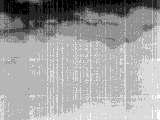
#> input picture raw_data/Water/Images from Dorhea and Lepton/20240725-132842/IMG_0000.pgm, 160 x 120 px, found by its file name; its folder holds 2 pictures in this run
$ python 'Apply affine parameter(multiple images)2.py'
#> lines starting #> are read from the running program, lines starting #| are printed output that depends on the picture
import cv2
import SimpleITK as sitk
import numpy as np
import pickle
import matplotlib.pyplot as plt
import os
import time
import rasterio
from rasterio.transform import from_origin


# [102 lines left out: functions apply_saved_transform, find_bounding_box, not called in this run]


total_start_time = time.time()  # Start time for total processing
base_dir = r"C:\Users\TEK1\OneDrive - Syracuse University\syracuse university\Thesis\pictures\Field july 2024\Images from Dorhea and Lepton"
subdirectories = [os.path.join(base_dir, d) for d in os.listdir(base_dir) if os.path.isdir(os.path.join(base_dir, d))]


for subdirectory in subdirectories:

    # Get the fixed (optical) and moving (thermal) image filenames
    nir_on_image_path = None
    nir_off_image_path = None
    moving_image_filename = None
    print(subdirectory)

    for filename in os.listdir(subdirectory):
        if filename.endswith('-NIR-OFF.jpg'):
            nir_off_image_path=os.path.join(subdirectory, filename)
        elif filename.endswith('-NIR-ON.jpg'):
            nir_on_image_path = os.path.join(subdirectory, filename)
        elif filename.endswith('.pgm'):
            moving_image_filename = filename


    moving_image_path = os.path.join(subdirectory, moving_image_filename)


    # Convert the PGM image to JPG with proper normalization
    image = cv2.imread(moving_image_path, cv2.IMREAD_UNCHANGED)
#> image is the input picture: shape (120, 160) uint16; min 0, max 1930, mean 1256.3
    image_normalized = cv2.normalize(image, None, 0, 255, cv2.NORM_MINMAX)
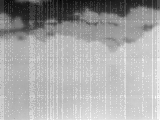
#> image_normalized: shape (120, 160) uint16; min 0, max 255, mean 166
    image_normalized = image_normalized.astype(np.uint8)
#> (the run stopped early here; a loop or call above may not have finished)
